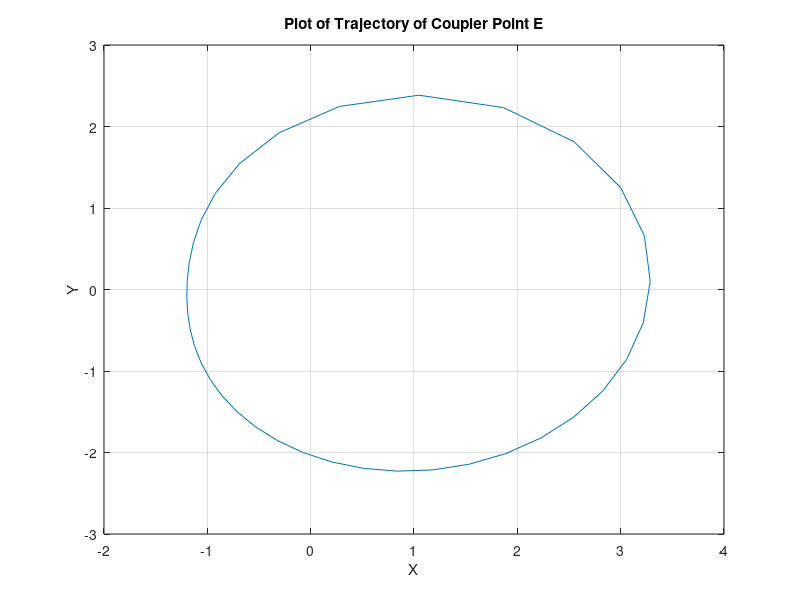

MATLAB code to generate this figure:
% Example 7.1 (Kinzel's book)
% Four-Bar Analysis
clear all;
clc;
close all;

r1=1;
r2=2;
r3=3.5;
r4=4;
th1=0;
beta=atan(1/2); %coupler angle
r6=2/cos(beta); %length AE

th2=(0:10:360)*pi/180; %driver

th3=zeros(1,length(th2));
th4=zeros(1,length(th2));

posA=zeros(length(th2),2); %position of crank point A
posB=zeros(length(th2),2); %position of output point B
posE=zeros(length(th2),2); %position of coupler point E
posOA=[0 0];
posOB=[1 0];

sigma=1; %assembly mode

for i = 1:length(th2)
    A=2*r1*r4*cos(th1)-2*r2*r4*cos(th2(i));
    B=2*r1*r4*sin(th1)-2*r2*r4*sin(th2(i));
    C=r1^2+r2^2+r4^2-r3^2-2*r1*r2*cos(th1-th2(i));
    
    %position analysis
    th4(i)=2*atan((-B+sigma*sqrt(B^2-C^2+A^2))/(C-A));
    th3(i)=atan2((r1*sin(th1)+r4*sin(th4(i))-r2*sin(th2(i))),(r1*cos(th1)+r4*cos(th4(i))-r2*cos(th2(i))));

    %coupler point E
    posA(i,:)=r2*[cos(th2(i)) sin(th2(i))];
    posB(i,:)=posA(i,:) + r3*[cos(th3(i)) sin(th3(i))];
    posE(i,:)=posA(i,:) + r6*[cos(th3(i)+beta) sin(th3(i)+beta)];
    
    linkage=[posOA; posA(i,:); posE(i,:); posB(i,:); posA(i,:); posB(i,:); posOB]
    %hold on
    %axis manual
    plot(linkage(:,1), linkage(:,2));
    axis([-5 5 -5 5])
   pause
end

%hold off

plot(th2,th3,th2,th4)
xlabel('Crank Angle')
ylabel('Coupler and Output Angle')
title('Coupler and Output Angles vs. Input Crank Angle')
grid on
set(gca,'XTick')


pause
plot(posE(:,1),posE(:,2))
xlabel('X')
ylabel('Y')
title('Plot of Trajectory of Coupler Point E')
grid on

